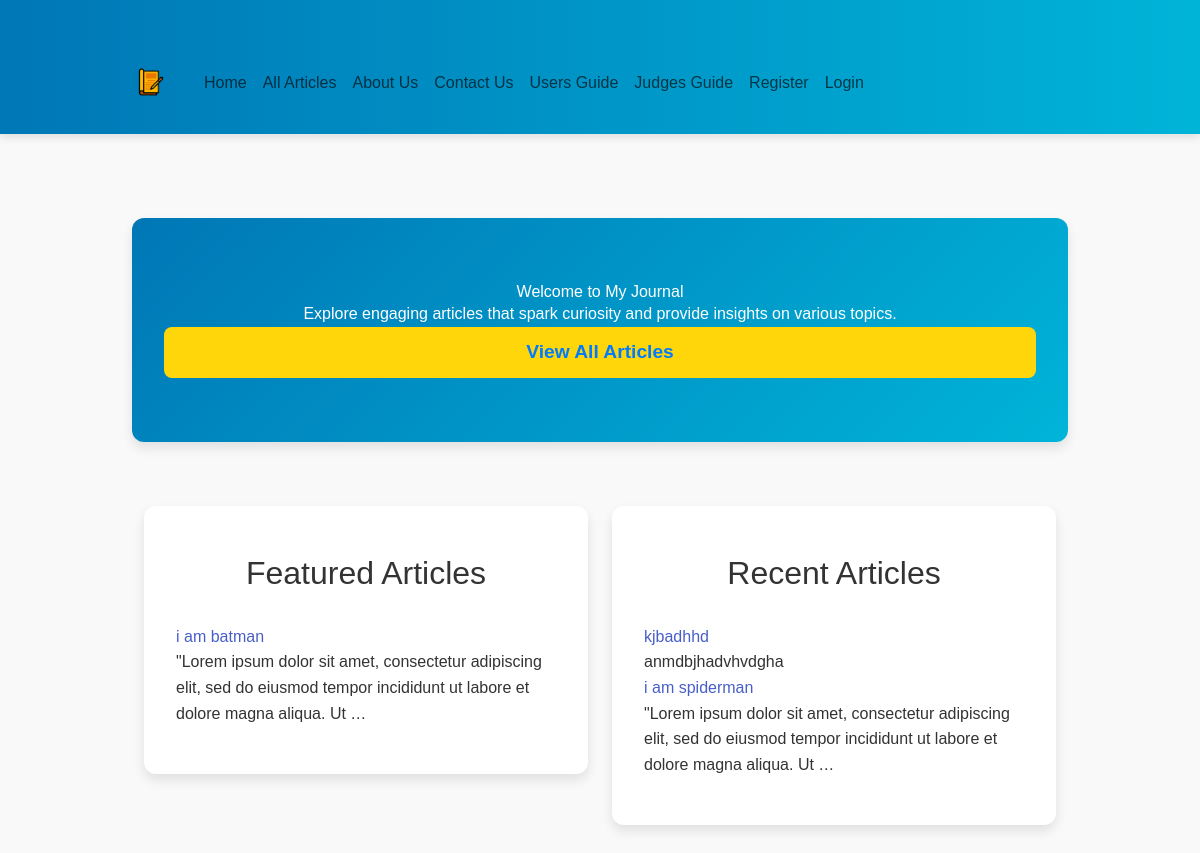
The page / on the database its author committed.
### journal/models.py (models this page shows, shortened)
class Article(models.Model):
    BRANCH_CHOICES = UserProfile.BRANCH_CHOICES
    STATUS_CHOICES = [
        ('pending', 'Pending'),
        ('approved', 'Approved'),
        ('denied', 'Denied'),
    ]
    title = models.CharField(max_length=200)
    author = models.ForeignKey(User, on_delete=models.CASCADE, related_name='articles')
    summary = models.TextField(blank=True, null=True)
    pdf_file = models.FileField(upload_to='journal/pdfs/', blank=True, null=True)
    image = models.ImageField(upload_to='journal/images/', blank=True, null=True)
    created_at = models.DateTimeField(auto_now_add=True)
    updated_at = models.DateTimeField(auto_now=True)
    is_featured = models.BooleanField(default=False)
    branch = models.CharField(max_length=50, choices=BRANCH_CHOICES, default='data_science')
    status = models.CharField(
        max_length=10,
        choices=STATUS_CHOICES,
        default='pending'
    )
    class Meta:
        permissions = [
            ('add_score', 'Can add score to articles'),
        ]

### journal/views.py (the view)
# urls.py: path('', views.home, name='home'),
def home(request):
    featured_articles = Article.objects.filter(is_featured=True).order_by('-created_at')[:5]  # Get the 3 most recent featured articles
    recent_articles = Article.objects.order_by('-created_at')[:5]  # Get the 5 most recent articles
    return render(request, 'journal/home.html', {
                'featured_articles': featured_articles,
                'recent_articles': recent_articles
                })

### journal/templates/journal/home.html (shortened to what this page needs)
{% extends 'base.html' %}
{% load static %}
{% block content %}
<section class="hero">
    <div class="hero-content">
        <h1>Welcome to My Journal</h1>
        <p>Explore engaging articles that spark curiosity and provide insights on various topics.</p>
        <a href="{% url 'article_list' %}" class="btn-primary">View All Articles</a>
    </div>
</section>
<div class="container">
    <div class="columns">
        <div class="column">
            <section class="featured-articles">
                <h2 class="section-title">Featured Articles</h2>
                <ul class="article-list">
                    {% for article in featured_articles %}
                    <li class="article-item">
                        <a href="{% url 'article_detail' article.pk %}" class="article-title">{{ article.title }}</a>
                        <p class="article-summary">{{ article.summary|truncatewords:20 }}</p>
                    </li>
                    {% empty %}
                    <p class="no-articles">No featured articles available at the moment.</p>
                    {% endfor %}
                </ul>
            </section>
        </div>
        <div class="column">
            <section class="recent-articles">
                <h2 class="section-title">Recent Articles</h2>
                <ul class="article-list">
                    {% for article in recent_articles %}
                        {% if article.status == 'approved'%}
                            <li class="article-item">
                                <a href="{% url 'article_detail' article.pk %}" class="article-title">{{ article.title }}</a>
                                <p class="article-summary">{{ article.summary|truncatewords:20 }}</p>
                            </li>
                        {% endif %}
                    {% empty %}
                        <p class="no-articles">No recent articles available at the moment.</p>
                    {% endfor %}
                </ul>
            </section>
        </div>
    </div>
</div>
{% endblock %}

### journal_proj/static/journal_proj/css/auth.css (style rules this page uses)
body { background-color: #f8f9fa; display: flex; flex-direction: column; min-height: 100vh; }
.btn-primary { background-color: #007bff; border-color: #007bff; width: 100%; }

### journal_proj/static/css/styles.css (style rules this page uses)
* { margin: 0; padding: 0; box-sizing: border-box; font-family: 'Arial', sans-serif; }
body { background-color: #f9f9f9; color: #333; line-height: 1.6; font-size: 16px; overflow-x: hidden; }
button, .btn-primary { padding: 8px 12px; font-size: 0.9rem; }
section { padding: 3rem 2rem; margin: 2rem 0; background: #ffffff; border-radius: 12px; box-shadow: 0 6px 12px rgba(0, 0, 0, 0.1); }
.section-title { font-size: 2rem; margin-bottom: 1rem; color: #0077b6; text-align: center; }
.section-title { text-align: center; font-size: 2rem; color: #333; margin-bottom: 2rem; }
.hero { background: linear-gradient(135deg, #0077b6, #00b4d8); color: white; text-align: center; padding: 4rem 2rem; margin-bottom: 2rem; }
.hero .btn-primary { background-color: #ffd60a; color: #007bff; text-decoration: none; padding: 10px 20px; font-size: 1.2rem; font-weight: bold; border-radius: 8px; transition: background-color 0.3s ease, transform 0.3s ease; display: inline-block; }
.container { margin-top: 2rem; }

### rows shown on the page
Article: title "i am batman", summary "\"Lorem ipsum dolor sit amet, consectetur adipiscing elit, sed do eiusmod tempor incididunt ut labore et dolore magna aliqua. Ut …"
Article: title "kjbadhhd", summary "anmdbjhadvhvdgha"
Article: title "i am spiderman", summary "\"Lorem ipsum dolor sit amet, consectetur adipiscing elit, sed do eiusmod tempor incididunt ut labore et dolore magna aliqua. Ut …"
